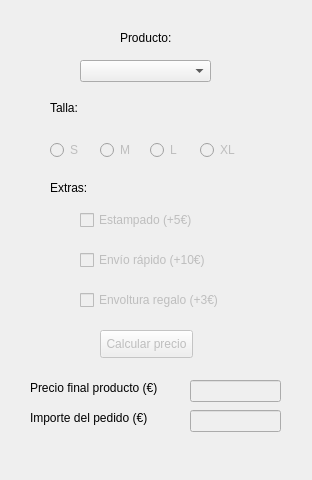
<?xml version="1.0" encoding="UTF-8"?>
<ui version="4.0">
 <class>Form</class>
 <widget class="QWidget" name="Form">
  <property name="geometry">
   <rect>
    <x>0</x>
    <y>0</y>
    <width>312</width>
    <height>480</height>
   </rect>
  </property>
  <property name="windowTitle">
   <string>Form</string>
  </property>
  <widget class="QLabel" name="labelProducto">
   <property name="geometry">
    <rect>
     <x>120</x>
     <y>30</y>
     <width>61</width>
     <height>16</height>
    </rect>
   </property>
   <property name="text">
    <string>Producto:</string>
   </property>
  </widget>
  <widget class="QComboBox" name="comboBox">
   <property name="geometry">
    <rect>
     <x>80</x>
     <y>60</y>
     <width>131</width>
     <height>22</height>
    </rect>
   </property>
   <item>
    <property name="text">
     <string/>
    </property>
   </item>
   <item>
    <property name="text">
     <string>Camiseta</string>
    </property>
   </item>
   <item>
    <property name="text">
     <string>Sudadera</string>
    </property>
   </item>
   <item>
    <property name="text">
     <string>Chandal</string>
    </property>
   </item>
  </widget>
  <widget class="QLabel" name="labelTalla">
   <property name="geometry">
    <rect>
     <x>50</x>
     <y>100</y>
     <width>55</width>
     <height>16</height>
    </rect>
   </property>
   <property name="text">
    <string>Talla:</string>
   </property>
  </widget>
  <widget class="QRadioButton" name="rbS">
   <property name="enabled">
    <bool>false</bool>
   </property>
   <property name="geometry">
    <rect>
     <x>50</x>
     <y>140</y>
     <width>41</width>
     <height>20</height>
    </rect>
   </property>
   <property name="text">
    <string>S</string>
   </property>
  </widget>
  <widget class="QRadioButton" name="rbM">
   <property name="enabled">
    <bool>false</bool>
   </property>
   <property name="geometry">
    <rect>
     <x>100</x>
     <y>140</y>
     <width>41</width>
     <height>20</height>
    </rect>
   </property>
   <property name="text">
    <string>M</string>
   </property>
  </widget>
  <widget class="QRadioButton" name="rbL">
   <property name="enabled">
    <bool>false</bool>
   </property>
   <property name="geometry">
    <rect>
     <x>150</x>
     <y>140</y>
     <width>41</width>
     <height>20</height>
    </rect>
   </property>
   <property name="text">
    <string>L</string>
   </property>
  </widget>
  <widget class="QRadioButton" name="rbXL">
   <property name="enabled">
    <bool>false</bool>
   </property>
   <property name="geometry">
    <rect>
     <x>200</x>
     <y>140</y>
     <width>41</width>
     <height>20</height>
    </rect>
   </property>
   <property name="text">
    <string>XL</string>
   </property>
  </widget>
  <widget class="QLabel" name="labelExtras">
   <property name="geometry">
    <rect>
     <x>50</x>
     <y>180</y>
     <width>55</width>
     <height>16</height>
    </rect>
   </property>
   <property name="text">
    <string>Extras:</string>
   </property>
  </widget>
  <widget class="QCheckBox" name="cbEstampado">
   <property name="enabled">
    <bool>false</bool>
   </property>
   <property name="geometry">
    <rect>
     <x>80</x>
     <y>210</y>
     <width>131</width>
     <height>20</height>
    </rect>
   </property>
   <property name="text">
    <string>Estampado (+5€)</string>
   </property>
  </widget>
  <widget class="QCheckBox" name="cbEnvioRapido">
   <property name="enabled">
    <bool>false</bool>
   </property>
   <property name="geometry">
    <rect>
     <x>80</x>
     <y>250</y>
     <width>141</width>
     <height>20</height>
    </rect>
   </property>
   <property name="text">
    <string>Envío rápido (+10€)</string>
   </property>
  </widget>
  <widget class="QCheckBox" name="cbEnvolturaRegalo">
   <property name="enabled">
    <bool>false</bool>
   </property>
   <property name="geometry">
    <rect>
     <x>80</x>
     <y>290</y>
     <width>161</width>
     <height>20</height>
    </rect>
   </property>
   <property name="text">
    <string>Envoltura regalo (+3€)</string>
   </property>
  </widget>
  <widget class="QPushButton" name="pbCalcularPrecio">
   <property name="enabled">
    <bool>false</bool>
   </property>
   <property name="geometry">
    <rect>
     <x>100</x>
     <y>330</y>
     <width>93</width>
     <height>28</height>
    </rect>
   </property>
   <property name="text">
    <string>Calcular precio</string>
   </property>
  </widget>
  <widget class="QLabel" name="labelPrecioFinal">
   <property name="geometry">
    <rect>
     <x>30</x>
     <y>380</y>
     <width>151</width>
     <height>16</height>
    </rect>
   </property>
   <property name="text">
    <string>Precio final producto (€)</string>
   </property>
  </widget>
  <widget class="QLabel" name="labelImporte">
   <property name="geometry">
    <rect>
     <x>30</x>
     <y>410</y>
     <width>141</width>
     <height>16</height>
    </rect>
   </property>
   <property name="text">
    <string>Importe del pedido (€)</string>
   </property>
  </widget>
  <widget class="QLineEdit" name="lePrecioFinal">
   <property name="enabled">
    <bool>false</bool>
   </property>
   <property name="geometry">
    <rect>
     <x>190</x>
     <y>380</y>
     <width>91</width>
     <height>22</height>
    </rect>
   </property>
  </widget>
  <widget class="QLineEdit" name="leImporte">
   <property name="enabled">
    <bool>false</bool>
   </property>
   <property name="geometry">
    <rect>
     <x>190</x>
     <y>410</y>
     <width>91</width>
     <height>22</height>
    </rect>
   </property>
  </widget>
 </widget>
 <resources/>
 <connections/>
</ui>
